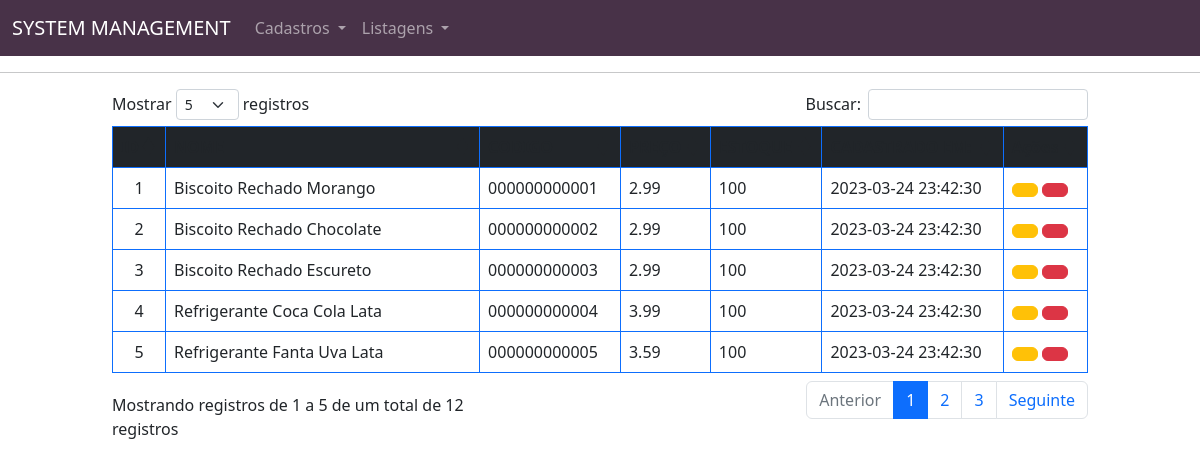
The page /EPM_03/listaProdutos.php on the database its author committed.
### tables this page shows
CREATE TABLE `products` (
  `id_product` int(6) NOT NULL,
  `product_name` varchar(40) DEFAULT NULL,
  `product_code` varchar(12) DEFAULT NULL,
  `product_price` float(6,2) DEFAULT NULL,
  `product_stock` int(4) DEFAULT NULL,
  `product_created_in` timestamp NOT NULL DEFAULT current_timestamp()
);

### EPM_03/functions.php (called while the page is built, shortened)
<?php
	function select($table, $fields, $filters, $extra){
		$query = "SELECT ";
		if($fields == null){
			$query .= "* ";
		}else{
			$fields = implode('`, `', $fields);
			$query .= "`$fields` ";
		}
		$query .= " FROM `$table` ";
		if($extra != null){
			$query .= $extra;
		}
		global $conn;
		$result = mysqli_query($conn, $query) or die(mysqli_error());
		$data = [];
		while($row = mysqli_fetch_assoc($result)){
			$data[] = $row;
		}
		return $data;
	}
?>

### EPM_03/listaProdutos.php (the view, shortened to what this page needs)
<?php
	require_once 'connect.php';
	require_once 'functions.php';
	$products = select("products", null, null, " ORDER BY product_name");
?>
<!DOCTYPE html>
<html>
<head>
	<link rel="stylesheet" type="text/css" href="https://cdn.jsdelivr.net/npm/bootstrap@5.3.0-alpha1/dist/css/bootstrap.min.css">
    <link rel="stylesheet" type="text/css" href="https://cdnjs.cloudflare.com/ajax/libs/twitter-bootstrap/5.2.0/css/bootstrap.min.css">
    <link rel="stylesheet" type="text/css" href="https://cdn.datatables.net/1.13.3/css/dataTables.bootstrap5.min.css">
</head>
<body>
	<?php include_once 'components/menu.php'; ?>
	<div class="container-fluid">
	  <div class="row">
	  	<div class="col-10 offset-1">
	  		<table class="table table-bordered border-primary" id="myTable">
	  			<thead class="text-center bg-dark text-white">
	  				<th> ID </th>
	  				<th> NOME </th>
	  				<th> CODIGO </th>
	  				<th> PREÇO </th>
	  				<th> ESTOQUE </th>
	  				<th> CADASTRADO EM: </th>
	  				<th> Ações </th>
	  			</thead>
	  			<tbody>
	  				<?php foreach($products as $product): ?>
	  					<tr>
		  					<td width="5%" class="text-center"><?=$product['id_product'];?></td>
		  					<td><?=$product['product_name'];?></td>
		  					<td><?=$product['product_code'];?></td>
		  					<td><?=$product['product_price'];?></td>
		  					<td><?=$product['product_stock'];?></td>
		  					<td><?=$product['product_created_in'];?></td>
		  					<td>
		  						<a href="editaProduto.php?id=<?=$product['id_product'];?>" class="btn btn-warning btn-xs">
		  						</a>
		  						<button class="btn btn-danger btn-xs" data-bs-toggle="modal" data-bs-target="#deletar-<?=$product['id_product'];?>">
		  						</button>
		  					</td>
	  					</tr>
	  				<?php endforeach; ?>
	  			</tbody>
	  		</table>
	  	</div>
	  </div>
	</div>
</body>
</html>

### EPM_03/components/menu.php (shortened to what this page needs)
<nav class="navbar navbar-expand-lg bg-body-tertiary navbar-dark bg-dark" data-bs-theme="dark" style="background-color: #483248 !important;">
	  <div class="container-fluid">
	    <a class="navbar-brand" href="#"> SYSTEM MANAGEMENT </a>
	    <div class="collapse navbar-collapse" id="navbarSupportedContent">
	      <ul class="navbar-nav me-auto mb-2 mb-lg-0">
	        <li class="nav-item dropdown">
	          <a class="nav-link dropdown-toggle" href="#" role="button" data-bs-toggle="dropdown" aria-expanded="false">
	            Cadastros
	          </a>
	        </li>
	        <li class="nav-item dropdown">
	          <a class="nav-link dropdown-toggle" href="#" role="button" data-bs-toggle="dropdown" aria-expanded="false">
	            Listagens
	          </a>
	        </li>
	      </ul>
	    </div>
	  </div>
	</nav>
	<hr>

### rows shown on the page
products: id_product "2", product_name "Biscoito Rechado Chocolate", product_code "000000000002", product_price "2.99", product_stock "100", product_created_in "2023-03-24 23:42:30"
products: id_product "3", product_name "Biscoito Rechado Escureto", product_code "000000000003", product_price "2.99", product_stock "100", product_created_in "2023-03-24 23:42:30"
products: id_product "1", product_name "Biscoito Rechado Morango", product_code "000000000001", product_price "2.99", product_stock "100", product_created_in "2023-03-24 23:42:30"
products: id_product "4", product_name "Refrigerante Coca Cola Lata", product_code "000000000004", product_price "3.99", product_stock "100", product_created_in "2023-03-24 23:42:30"
products: id_product "5", product_name "Refrigerante Fanta Uva Lata", product_code "000000000005", product_price "3.59", product_stock "100", product_created_in "2023-03-24 23:42:30"
